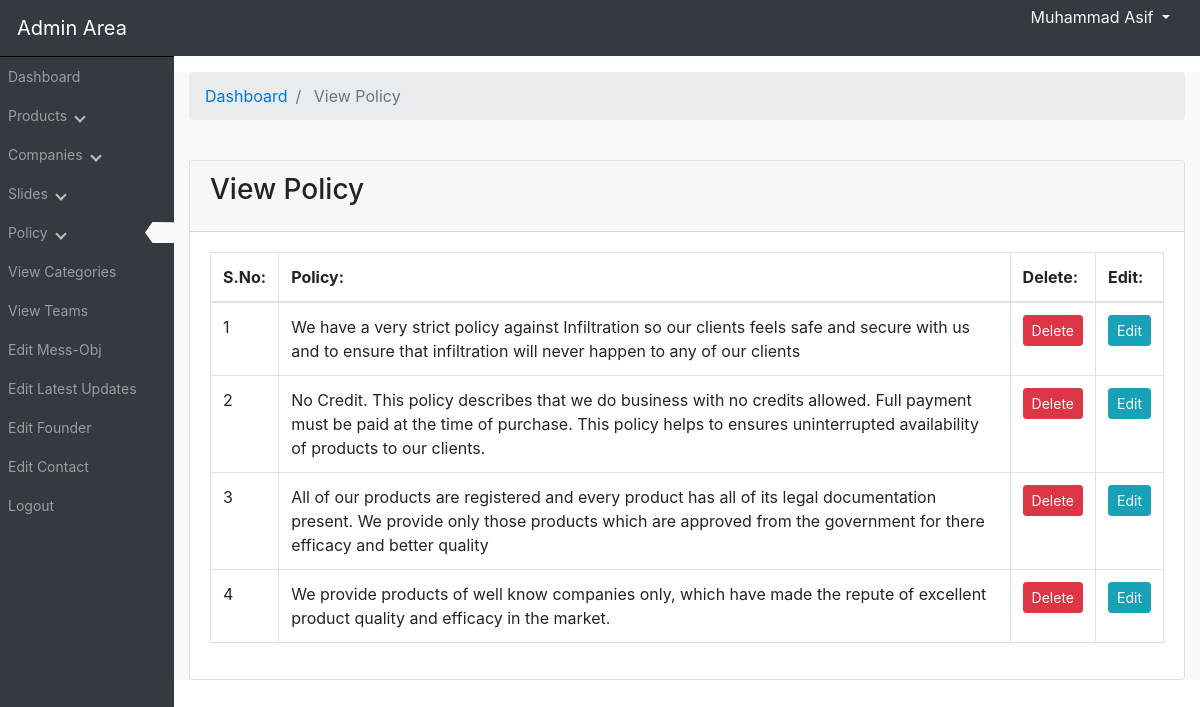
Screenshot of /admin_area/index.php?view_policy (signed in) with the database file from the repository.
### tables this page shows
CREATE TABLE `policy` (
  `id` tinyint(3) UNSIGNED NOT NULL,
  `p_desc` varchar(300) NOT NULL
);

### admin_area/view_policy.php (the view, shortened to what this page needs)
<div class="row mt-5">
	<div class="col-lg-12">
		<ol class="breadcrumb">
			<li class="breadcrumb-item">
				<a href="index.php?dashboard" style="text-decoration: none; color: #0275d8;"></i> Dashboard </a>
			</li>
			<li class="breadcrumb-item active">
				View Policy
			</li>
		</ol><br>
	</div>
</div>
<div class="row">
	<div class="col-lg-12">
		<div class="card">
			<div class="card-header">
			<h3 class="card-title">
				View Policy
			</h3>
			</div>
			<div class="card-body">
				<div class="table-responsive">
					<table class="table table-hover table-bordered">
						<thead>
							<tr>
								<th>S.No:</th>
								<th>Policy:</th>
								<th>Delete:</th>
								<th>Edit:</th>
							</tr>
						</thead>
						<tbody>
							<?php
								$i=0;
								$get_view_policy = "SELECT * FROM policy";
								$run_view_policy = mysqli_query($con,$get_view_policy);
								while ($row_view_policy = mysqli_fetch_array($run_view_policy))
								{
									$view_policy_id = $row_view_policy["id"];
									$view_policy_name = $row_view_policy["p_desc"];
									$i++;
							?>
							<tr>
								<td><?php echo ($i); ?></td>
								<td><?php echo ($view_policy_name); ?></td>
								<td>
									<a onclick="return confirm('Are you sure ?')" class="btn btn-danger btn-sm" href="delete_policy.php?deletepolicy=<?php echo ($view_policy_id); ?>">
										Delete
									</a>
								</td>
								<td>
									<a class="btn btn-info btn-sm" href="index.php?edit_policy=<?php echo ($view_policy_id); ?>">
										Edit
									</a>
								</td>
							</tr>
							<?php } ?>
						</tbody>
					</div>
			</div>
		</div>
	</div>
</div>

### admin_area/includes/sidebar.php (shortened to what this page needs)
<nav class="navbar navbar-expand-lg bg-dark navbar-dark fixed-top">
<div class="row">
	<div class="navbar-header">
		<a href="index.php?dashboard" class="navbar-brand ml-3">Admin Area</a>
	</div>
	<ul class="nav navbar-nav" id="top_admin_name">
		<li class="dropdown">
			<a href="#" id="admin_dropdown" class="dropdown-toggle" data-toggle="dropdown">
				<?php echo "$admin_name"; ?> <b class="caret"></b>
			</a>
		</li>
	</ul>
</div>
	<div class="collapse navbar-collapse navbar-exl-collapse">
			<ul class="navbar-nav side-nav bg-dark border-sidebar flex-column">
				<li class="nav-item">
					<a class="nav-link" href="index.php?dashboard">
						Dashboard
					</a>
				</li>
				<li class="nav-item">
					<a class="nav-link side-bar-link" href="#" data-toggle="collapse" data-target="#products">
						Products
						<i class="fas fa-caret-down"></i>
					</a>
				</li>
				<li class="nav-item">
					<a class="nav-link side-bar-link" href="#" data-toggle="collapse" data-target="#cat">
						Companies
						<i class="fas fa-caret-down"></i>
					</a>
				</li>
				<li class="nav-item">
					<a class="nav-link side-bar-link" href="#" data-toggle="collapse" data-target="#slides">
						Slides
						<i class="fas fa-caret-down"></i>
					</a>
				</li>
				<li class="nav-item">
					<a class="nav-link side-bar-link" href="#" data-toggle="collapse" data-target="#policy">
						Policy
						<i class="fas fa-caret-down"></i>
						<?php if ($active_arrow=="policy")
						{
							arrow_ico();
						} ?>
					</a>
				</li>
				<li class="nav-item">
					<a class="nav-link side-bar-link" href="index.php?view_p_cats">
						View Categories
					</a>
				</li>
				<li class="nav-item">
					<a class="nav-link" href="index.php?view_team">
						View Teams
					</a>
				</li>
				<li class="nav-item">
					<a class="nav-link" href="index.php?edit_mess_obj">
						Edit Mess-Obj
					</a>
				</li>
				<li class="nav-item">
					<a class="nav-link" href="index.php?edit_news">
						Edit Latest Updates
					</a>
				</li>
				<li class="nav-item">
					<a class="nav-link" href="index.php?edit_founder">
						Edit Founder
					</a>
				</li>
				<li class="nav-item">
					<a class="nav-link" href="index.php?edit_contact">
						Edit Contact
					</a>
				</li>
				<li class="nav-item">
					<a class="nav-link" href="logout.php">
						Logout
					</a>
				</li>
			</ul>
	</div>
</nav>
<?php
	function arrow_ico()
	{
		echo
		"
			<div class='float-right bg-light active_sidebar_ico'>&nbsp</div>
		";
	}
?>

### admin_area/css/style.css (style rules this page uses)
#admin_dropdown { color: #f9f9f9; text-decoration: none; transition: all 0.3s ease-in-out; }
#top_admin_name { position: fixed; z-index: 1; right: 30px; top: 5px; }
@media (min-width: 992px) { .side-nav { position: fixed; top: 56px; bottom: 0; left: 0px; width: 17%; overflow-y: auto; overflow-x: hidden; } }
@media (min-width: 1115px) { .side-nav { width: 14.5%; } }
.active_sidebar_ico { background-color: white; clip-path: polygon(25% 0%, 100% 1%, 100% 100%, 25% 100%, 0% 50%); width: 30px; }
@media (min-width: 992px) { .active_sidebar_ico { margin-right: -9px; } }
.nav-item { padding-top: 1px; padding-bottom: 1px; font-size: 14px; }
.border-sidebar { border-top: 1px inset #1e1e1e; }
.fas { border: solid #bdbdbd; border-width: 0 2px 2px 0; display: inline-block; padding: 3px; margin-left: 5px; }
.fa-caret-down { transform: rotate(45deg); -webkit-transform: rotate(45deg); }

### rows the page displays
policy: p_desc "We have a very strict policy against Infiltration so our clients feels safe and secure with us and to ensure that infiltration will never happen to any of our clients"
policy: p_desc "No Credit. This policy describes that we do business with no credits allowed. Full payment must be paid at the time of purchase. This policy helps to ensures uninterrupted availability of products to our clients."
policy: p_desc "All of our products are registered and every product has all of its legal documentation present. We provide only those products which are approved from the government for there efficacy and better quality"
policy: p_desc "We provide products of well know companies only, which have made the repute of excellent product quality and efficacy in the market."

### other values shown
$admin_name "Muhammad Asif"
